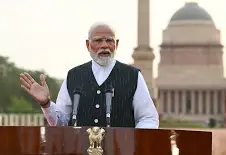
#> input picture modi.webp, 226 x 155 px
$ jupyter execute --allow-errors abc.py.ipynb   (older library calls are emulated)
#> lines starting #> are read from the running program, lines starting #| are printed output that depends on the picture
[cell 1]
#image filter

import cv2
import matplotlib.pyplot as plt
img = cv2.imread("modi.webp")
#> img is the input picture: shape (155, 226, 3); mean B, G, R 136.5, 146.7, 158.2
new_img = cv2.cvtColor(img,cv2.COLOR_BGR2RGB)
plt.imshow(new_img)
plt.axis('off')

#> (a cell that did not finish here is left out)

[cell 3]
#Blur an image

#blur(image,(x,y))
blur_img = cv2.blur(img,(5,5))
plt.imshow(blur_img)

[cell 4]
import cv2
import matplotlib.pyplot as plt
import numpy as np

# Plotting all images
plt.figure(figsize=(15, 15))

# 1) Plotting the original image
# Read the original image
img = cv2.imread("modi.webp")
new_img = cv2.cvtColor(img, cv2.COLOR_BGR2RGB)
plt.subplot(1, 3, 1)
plt.imshow(new_img)
plt.title('Original Image')
plt.axis('off')

# 2) Define a kernel for filtering
k1 = np.array([[-1, -1, -1],[-1,  9, -1],[-1, -1, -1]])
# Apply the filter to the original image
filtered_img = cv2.filter2D(img, -1, k1)
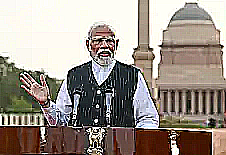
#> filtered_img: shape (155, 226, 3); mean B, G, R 137.1, 146.2, 156.4
# Plotting the filtered image
plt.subplot(1, 3, 2)
plt.imshow(filtered_img)
plt.title('Filtered Image')
plt.axis('off')

#3) blur image
blurred_img = cv2.blur(new_img, (5,5))
# Plotting the blurred image
plt.subplot(1, 3, 3)
plt.imshow(blurred_img)
plt.title('Blurred Image')
plt.axis('off')

plt.show()
#> figure, not shown here; B, G, R data is drawn as R, G, B

[cell 5]
#Box, Gaussian, Median Blur

import cv2
import matplotlib.pyplot as plt

plt.figure(figsize=(50, 30))

img= cv2.imread("modi.webp")

img = cv2.cvtColor(img,cv2.COLOR_BGR2RGB)

#box blur
blurred_img1 = cv2.blur(img,(8, 8))

#gaussian blur
blurred_img2 = cv2.GaussianBlur(img,(3,3),0)

#median blur
blurred_img3 = cv2.medianBlur(img,5)

#subplot(row, col,sequence)
plt.subplot(1,4,1),plt.imshow(img),plt.title("Original Image")
plt.axis('off')
plt.subplot(1,4,2),plt.imshow(blurred_img1),plt.title("Box Image")
plt.axis('off')
plt.subplot(1,4,3),plt.imshow(blurred_img2),plt.title("Gaussian Image")
plt.axis('off')
plt.subplot(1,4,4),plt.imshow(blurred_img3),plt.title("median Image")
plt.axis('off')

[cell 6]
#blure without inbuilt function & Image Blurring Using 2D Filter

import numpy as np

img= cv2.imread("modi.webp")
img = cv2.cvtColor(img,cv2.COLOR_BGR2RGB)

# Define the kernel for blurring (8x8 averaging filter)
k1= np.ones((6,6))/64
print(k1)

# Apply the filter using cv2.filter2D
blurred_img = cv2.filter2D(img , -1, k1)
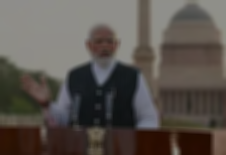
#> blurred_img: shape (155, 226, 3); mean R, G, B 89.2, 82.8, 77.1
plt.imshow(blurred_img)
plt.axis('off')

[cell 7]
#sharpening filters in image

import cv2
import numpy as np
import matplotlib.pyplot as plt

img= cv2.imread("modi.webp")
img = cv2.cvtColor(img,cv2.COLOR_BGR2RGB)

plt.figure(figsize=(15, 15))

k1 = np.array ([[-1,-1,-1] , [-1, 9, -1] , [-1,-1,-1]])
k2 = np.array ([[1,1,1] , [1, -7, 1] , [1,1,1]])
new_img1 = cv2.filter2D(img , -1 , k1)
new_img2 = cv2.filter2D(img , -1 , k2)
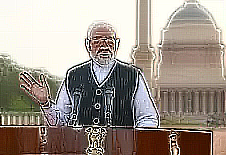
#> new_img2: shape (155, 226, 3); mean R, G, B 158, 147.5, 137.7
plt.subplot(1,3,1),plt.imshow(img)
plt.axis('off')
plt.subplot(1,3,2),plt.imshow(new_img1)
plt.axis('off')
plt.subplot(1,3,3),plt.imshow(new_img2)
plt.axis('off')

[cell 8]
#embossing images filter

k1 = np.array ([[0,-1,-1] , [1, 0, -1] , [1,1,0]])
k2 = np.array ([[-1,-1,0] , [-1, 0, 1] , [0,1,1]])

plt.figure(figsize=(15, 15))
new_img1 = cv2.filter2D(img , -1 , k1) +128
new_img2 = cv2.filter2D(img , -1 , k2) + 128

plt.subplot(1,3,1),plt.imshow(img)
plt.axis('off')
plt.subplot(1,3,2),plt.imshow(new_img1)
plt.axis('off')
plt.subplot(1,3,3),plt.imshow(new_img2)
plt.axis('off')

[cell 9]
#Edge Detection 1) sobel 2)laplacian 3) canny

#edge detection : soble (img,ddepth ,x,y, size)

sobelx= cv2.Sobel(img,cv2.CV_64F , 1,0,5)
sobely= cv2.Sobel(img,cv2.CV_64F , 0,1,5)

#lapiacian(img,ddepath)
laplacian_img = cv2.Laplacian(img, cv2.CV_64F)
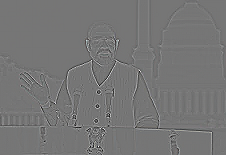
#> laplacian_img: shape (155, 226, 3) float64; mean R, G, B 0, 0, 0; drawn with min black and max white

#canny
canny_img = cv2.Canny(img, 50 , 150 )
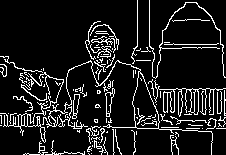
#> canny_img: shape (155, 226); 11.4% white in thin lines or dots

plt.figure(figsize=(15, 15))

plt.subplot(1,5,1),plt.imshow(img , cmap="gray")
plt.axis('off')
plt.subplot(1,5,2),plt.imshow(sobelx, cmap="gray")
plt.axis('off')
plt.subplot(1,5,3),plt.imshow(sobely, cmap="gray")
plt.axis('off')

plt.subplot(1,5,4),plt.imshow(laplacian_img, cmap="gray")
plt.axis('off')

plt.subplot(1,5,5),plt.imshow(canny_img, cmap="gray")
plt.axis('off')
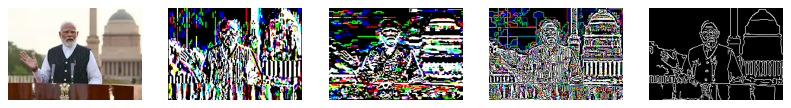
#> figure drawn by matplotlib, 5 panels

[cell 10]
#Erode and Dilate Images

img = cv2.imread("modi.webp")
k1 = np.ones((5,5))
erode_image = cv2.erode(img,k1,iterations = 2)
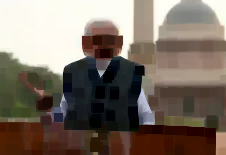
#> erode_image: shape (155, 226, 3); mean B, G, R 99.7, 110.5, 122.4
dilate_image = cv2.dilate(img,k1,iterations = 2)
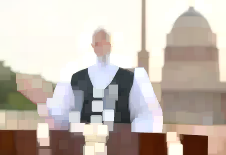
#> dilate_image: shape (155, 226, 3); mean B, G, R 176.9, 185.6, 195.7

plt.subplot(1,3,1), plt.imshow(img)
plt.subplot(1,3,2), plt.imshow(erode_image)
plt.subplot(1,3,3), plt.imshow(dilate_image)
#> figure, not shown here; B, G, R data is drawn as R, G, B

[cell 11]
#Contrast on Grey scale


img= cv2.imread("modi.webp")
img = cv2.cvtColor(img,cv2.COLOR_BGR2RGB)
img_YUV = cv2.cvtColor(img,cv2.COLOR_BGR2YUV)
#> img_YUV: shape (155, 226, 3); mean of channels 0, 1, 2 145, 134.4, 120.6
img_YUV[:,:,0] = cv2.equalizeHist(img_YUV[:,:,0])
#> img_YUV: shape (155, 226, 3); mean of channels 0, 1, 2 129.8, 134.4, 120.6
final_img = cv2.cvtColor(img_YUV,cv2.COLOR_YUV2BGR)

plt.subplot(1,2,1),plt.imshow(img)
plt.subplot(1,2,2),plt.imshow(final_img)

[cell 12]
#contrass image on color image

import cv2
import matplotlib.pyplot as plt
img= cv2.imread("modi.webp")
img = cv2.cvtColor(img,cv2.COLOR_BGR2RGB)
img_YUV = cv2.cvtColor(img,cv2.COLOR_BGR2YUV)
img_YUV[:,:,0] = cv2.equalizeHist(img_YUV[:,:,0])
final_img = cv2.cvtColor(img_YUV,cv2.COLOR_YUV2BGR)
plt.imshow(final_img)

[cell 13]
import cv2
import numpy as np
import matplotlib.pyplot as plt
# k1 = np.array ([[0,0,0,0,0,0,0] ,
#                 [0,0,0,0,0,0,0] ,
#                 [0,0,0,0,0,0,0] ,
#                 [1,1,1,1,1,1,1] ,
#                 [0,0,0,0,0,0,0] ,
#                 [0,0,0,0,0,0,0] ,
#                 [0,0,0,0,0,0,0] ])/7
k1 = np.zeros((50,50))
k1[int(50/2),:] = np.ones(50)
k1 = k1/50

k2 = np.zeros((50,50))
k2[:,int(50/2)] = np.ones(50)
k2 = k2/50

img= cv2.imread("Tree.jpg")
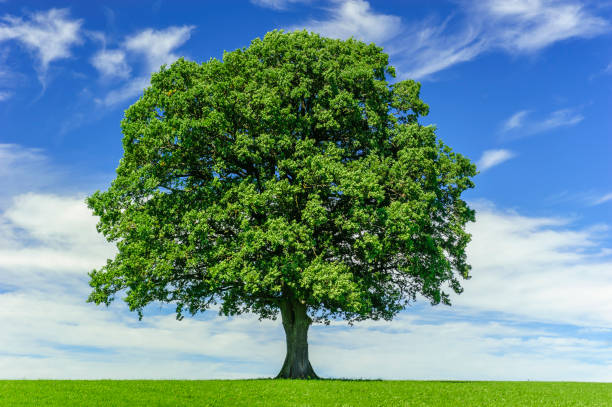
#> input picture CH - 1/tree.jpg, 612 x 407 px, found by its file name
#> img is the input picture: shape (407, 612, 3); mean B, G, R 140.7, 144.1, 105.5
img = cv2.cvtColor(img,cv2.COLOR_BGR2RGB)
n1=cv2.filter2D(img,-1,k1)
n2=cv2.filter2D(img,-1,k2)
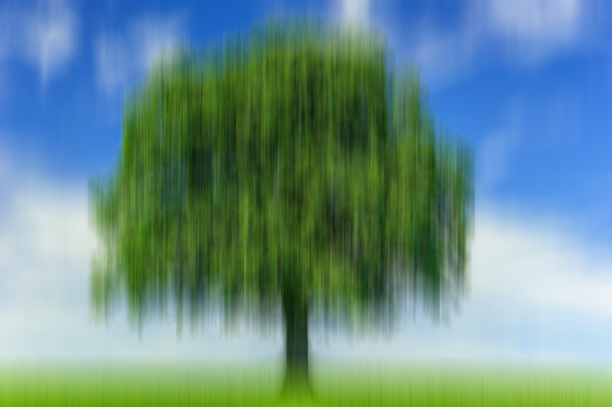
#> n2: shape (407, 612, 3); mean R, G, B 105.5, 144, 140.9
plt.subplot(1,3,1),plt.imshow(img)
plt.subplot(1,3,2),plt.imshow(n1)
plt.subplot(1,3,3),plt.imshow(n2)
